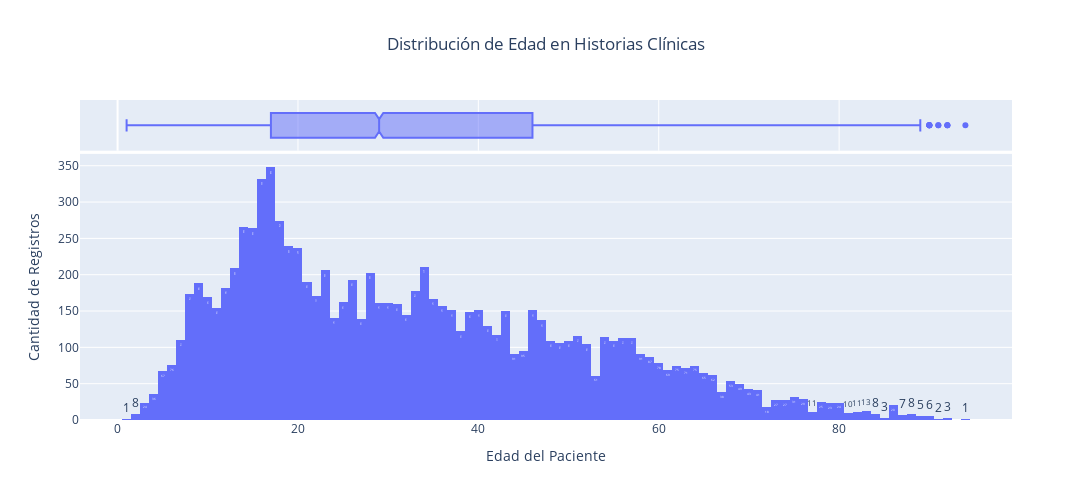

The notebook cell saved with this chart:
### Markdown cell above
## Visualización de Datos: Valores Numericos

### Code cell
# Histograma de edad
fig = px.histogram(historias_clinicas, 
             x="edad", 
             title="Distribución de Edad en Historias Clínicas",
             marginal="box", # Añade un boxplot en la parte superior
            text_auto=True)

fig.update_layout(
    xaxis_title="Edad del Paciente",
    yaxis_title="Cantidad de Registros",
    title_x=0.5  # Centra el título
)

fig.update_layout(width=2500, height=500)

fig.show()

# guardar la imagen
save_plotly_fig(fig, "histograma_edad")

### Figure 1 — Plotly figure (JSON) as saved in the notebook; plotly's stock layout.template omitted (floating-point values rounded to 4 significant figures; data arrays with more than 128 entries replaced by an {"elided": "..."} marker saying what was removed)
{"data": [{"bingroup": "x", "hovertemplate": "edad=%{x}<br>count=%{y}<extra></extra>", "legendgroup": "", "marker": {"color": "#636efa", "pattern": {"shape": ""}}, "name": "", "orientation": "v", "showlegend": false, "texttemplate": "%{value}", "type": "histogram", "x": {"elided": "9809 int values"}, "xaxis": "x", "yaxis": "y"}, {"hovertemplate": "edad=%{x}<extra></extra>", "legendgroup": "", "marker": {"color": "#636efa"}, "name": "", "notched": true, "showlegend": false, "type": "box", "x": {"elided": "9809 int values"}, "xaxis": "x2", "yaxis": "y2"}], "layout": {"barmode": "relative", "height": 500, "legend": {"tracegroupgap": 0}, "title": {"text": "Distribución de Edad en Historias Clínicas", "x": 0.5}, "width": 2500, "xaxis": {"anchor": "y", "domain": [0, 1], "title": {"text": "Edad del Paciente"}}, "xaxis2": {"anchor": "y2", "domain": [0, 1], "matches": "x", "showgrid": true, "showticklabels": false}, "yaxis": {"anchor": "x", "domain": [0, 0.8316], "title": {"text": "Cantidad de Registros"}}, "yaxis2": {"anchor": "x2", "domain": [0.8416, 1], "matches": "y2", "showgrid": false, "showline": false, "showticklabels": false, "ticks": ""}}}
